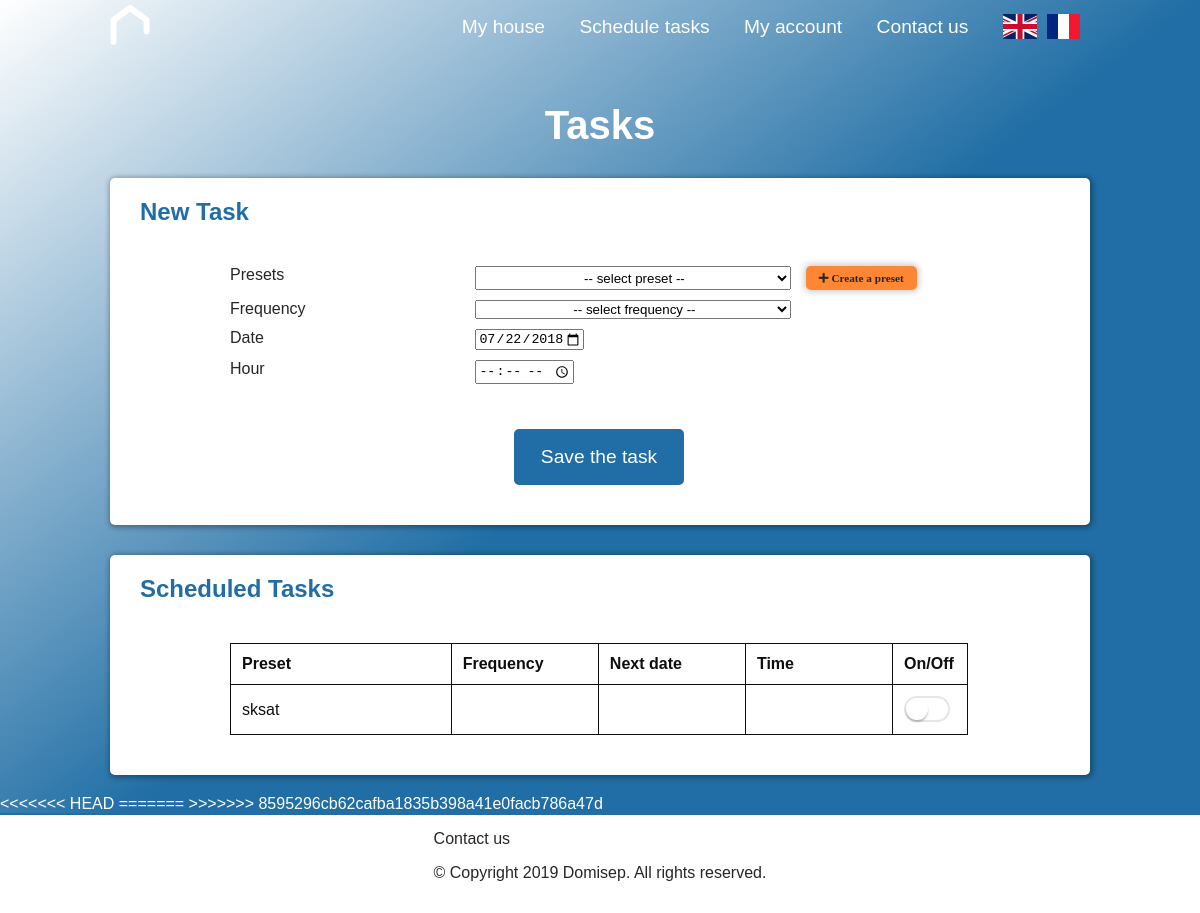
/newtask.php (signed in), run on an earlier commit of the app's database.
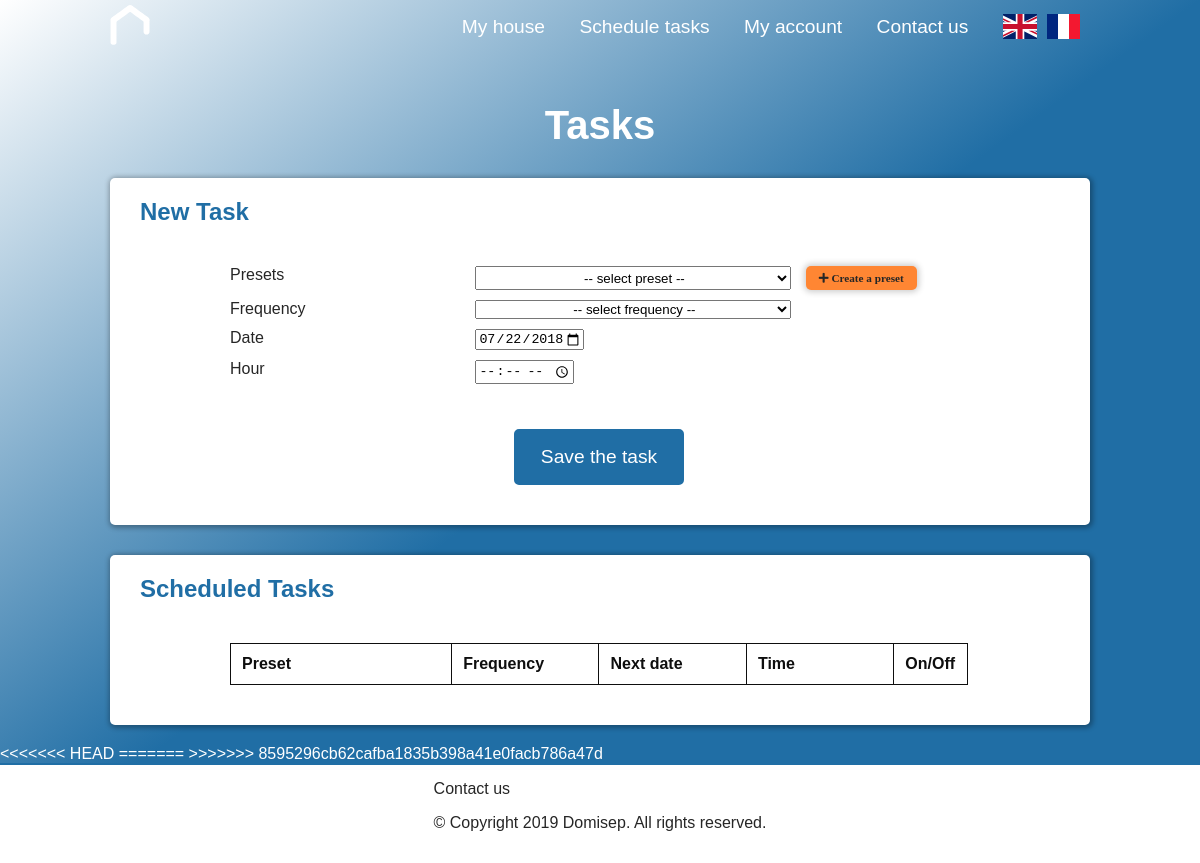
And on a later commit of the database.
### tables this page shows
CREATE TABLE `tasks` (
  `id` int(11) NOT NULL,
  `id_preset` int(11) NOT NULL,
  `on_off` bit(1) NOT NULL,
  `name` varchar(50) NOT NULL,
  `start_date` date NOT NULL,
  `hour` time NOT NULL,
  `frequency` enum('daily','weekly','monthly','single use') NOT NULL
);

### www/newtask.php (the view, shortened to what this page needs)
<?php
$SESSION_home_id = $_SESSION['home_id'];
$conn = dbconnect();
$sql2 = "SELECT * FROM tasks WHERE id_preset IN (SELECT id as id_preset FROM presets WHERE id_home = $SESSION_home_id)";
$result2 = mysqli_query($conn, $sql2);
$yourtasks = array();
while($returnedTasks = mysqli_fetch_assoc($result2))
  {
    array_push($yourtasks, $returnedTasks);
  }
?>
  <!DOCTYPE html>
  <html>
  <head>
    <link rel="stylesheet" type="text/css" media="screen" href="style/dashboard-style.min.css" />
    <link rel="stylesheet" type="text/css" media="screen" href="style/full-site-style.min.css" />
    <link rel="stylesheet" type="text/css" media="screen" href="components/component/component-style.css" />
    <link rel="stylesheet" type="text/css" media="screen" href="components/modals/modal.min.css" />
    <link rel="stylesheet" type="text/css" media="screen" href="components/footer/footer.min.css" />
    <link rel="stylesheet" href="https://use.fontawesome.com/releases/v5.6.3/css/all.css">
    <link rel="stylesheet" href="components/header-nav/header-nav.min.css">
    <link rel="stylesheet" href="components/header-nav/header-dashboard.min.css">
    <link rel="stylesheet" type="text/css" href="style/newtask.css" />
  </head>
  <body>
<?php
include 'components/header-nav/header-nav.php';
?>
      <div class="page-content-container">
        <div class="page-content">
          <div class="page-title">
                  <h1><?php if ($_SESSION['language']=='en') {
            echo('Tasks');
        } elseif ($_SESSION['language']=='fr') {
            echo(htmlentities('Tâches'));
        } ?></h1>
          </div>
          <div class="dashboard-big-container">
            <h2>New Task</h2>
            <div class="dashboard-inner-container">
              <div class="half-wrapper">
              <form method="post" action='<?php echo(htmlspecialchars('./controllers/tasks/create-task.php')) ?>'>
                <section class="selectors">
                  <span class="label">Presets</span>
                  <select class="dropdown" name="preset">
                  <option value ="notanoption" disabled selected>-- select preset --</option>
                  </select>
                  <i onclick="location.href='createpreset.php'" class='fas fa-plus fa-lg preset-add-button'><span id="add-preset-title">
                    <?php if ($_SESSION['language']=='en') {
                      echo htmlentities('Create a preset');
                  } elseif ($_SESSION['language']=='fr') {
                      echo htmlentities('Créer un preset');
                  } ?>
                </span></i>
                </section>
                <section class="selectors">
                  <span class="label">Frequency</span>
                  <select class="dropdown" name="frequency">
                            <option value="notanoption" disabled selected>-- select frequency --</option>
                  </select>
                </section>
                <section class="selectors">
                  <span class="label">Date</span>
                  <input type="date" id="start" name="trip-start" value="2018-07-22" min="2018-01-01" max="2019-12-31">
                </section>
                <section class="selectors">
                    <span class="label">Hour</span>
                    <input type="time" name="time">
                </section>
                <br/><br/>
                <center>
                <input id="buttonSaveTask" type="submit" value="Save the task" name="savetask" >
                </center>
                </form>
              </div>
            </div>
          </div>
          <div class="dashboard-big-container">
            <h2>Scheduled Tasks</h2>
            <div class="dashboard-inner-container">
              <table id="presetsTable">
                <colgroup>
                <col width='30%'/>
                <col width='20%'/>
                <col width='20%'/>
                <col width='20%'/>
                <col width='10%'/>
                </colgroup>
                <tr>
                  <th>Preset</th>
                  <th>Frequency</th>
                  <th>Next date</th>
                  <th>Time</th>
                  <th>On/Off</th>
                </tr>
                <tr>
                  <?php
                    foreach($yourtasks as $t)
                    {
                      if ($t['on_off']==0) {
                        $checked = '';
                      } else {
                        $checked = 'checked';
                      }
                      echo "<tr class='task-row' id=".$t['id']."><td>". $t['name']. "</td><td>" . $frequency . "</td><td>" . $t['start_date'] . "</td><td>" .$t['hour']."</td><td><label class='form-switch'>
                        <input $checked type='checkbox'>
                        <i></i>
                      </label></td></tr>";
                    }
                    ?>
                </tr>
              </table>
            </div>
          </div>
        </div>
      </div>
        <?php
        include 'components/modals/contact/contact.php';
        include 'components/footer/footer.php';
        ?>
  </body>
  </html>

What changed in the data, as far as the page shows it:
removed tasks: name "sksat"
